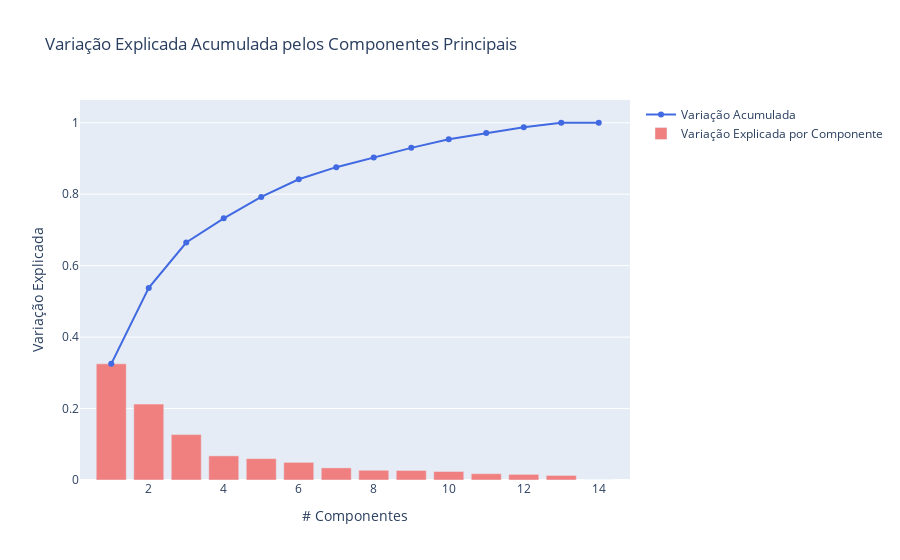

The notebook cell saved with this chart:
### Code cell
# Converter range para lista
componentes = list(range(1, len(exp_var_cumul) + 1))

# Criar o gráfico de barras e linha
fig = go.Figure()

# Adicionar a linha da variação acumulada
fig.add_trace(go.Scatter(
    x=componentes,
    y=exp_var_cumul,
    mode='lines+markers',
    name='Variação Acumulada',
    line=dict(color='royalblue')
))

# Adicionar as barras da variância explicada
fig.add_trace(go.Bar(
    x=componentes,
    y=pca.explained_variance_ratio_,
    name='Variação Explicada por Componente',
    marker_color='lightcoral'
))

# Configurar o layout do gráfico
fig.update_layout(
    title="Variação Explicada Acumulada pelos Componentes Principais",
    xaxis_title="# Componentes",
    yaxis_title="Variação Explicada",
    barmode='overlay'
)

# Exibir o gráfico
fig.show()

### Figure 1 — Plotly figure (JSON) as saved in the notebook; plotly's stock layout.template omitted (floating-point values rounded to 4 significant figures)
{"data": [{"line": {"color": "royalblue"}, "mode": "lines+markers", "name": "Variação Acumulada", "type": "scatter", "x": [1, 2, 3, 4, 5, 6, 7, 8, 9, 10, 11, 12, 13, 14], "y": [0.3252, 0.5377, 0.6648, 0.7324, 0.7922, 0.8417, 0.8757, 0.9029, 0.9298, 0.9537, 0.9713, 0.9871, 1, 1]}, {"marker": {"color": "lightcoral"}, "name": "Variação Explicada por Componente", "type": "bar", "x": [1, 2, 3, 4, 5, 6, 7, 8, 9, 10, 11, 12, 13, 14], "y": [0.3252, 0.2125, 0.1271, 0.0676, 0.05986, 0.0495, 0.03394, 0.02725, 0.02683, 0.0239, 0.01768, 0.01581, 0.01286, 0]}], "layout": {"barmode": "overlay", "title": {"text": "Variação Explicada Acumulada pelos Componentes Principais"}, "xaxis": {"title": {"text": "# Componentes"}}, "yaxis": {"title": {"text": "Variação Explicada"}}}}
